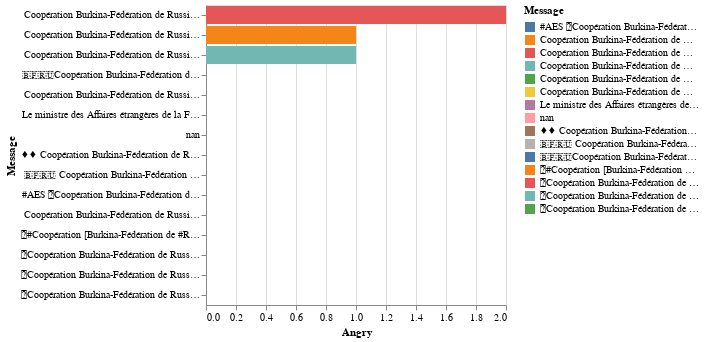

Notebook cell for this chart:
### Code cell
# Top 15 Messages having received high number of Angry
data_Ls=data.pivot_table(values=['Angry'], index='Message', aggfunc=np.sum).reset_index().sort_values('Angry', ascending=False).head(15)
alt.Chart(data_Ls).mark_bar().encode(x='Angry', y=alt.Y('Message:N', sort='-x'), color='Message', tooltip=['Message']).interactive()

### Figure 1 — Vega-Lite specification as saved in the notebook (floating-point values rounded to 4 significant figures)
{"config": {"view": {"continuousWidth": 300, "continuousHeight": 300}}, "data": {"name": "data-7b930f8dc364b53f3cc29d0f5d4685ed"}, "mark": {"type": "bar"}, "encoding": {"color": {"field": "Message", "type": "nominal"}, "tooltip": [{"field": "Message", "type": "nominal"}], "x": {"field": "Angry", "type": "quantitative"}, "y": {"field": "Message", "sort": "-x", "type": "nominal"}}, "params": [{"name": "param_6", "select": {"type": "interval", "encodings": ["x", "y"]}, "bind": "scales"}], "$schema": "https://vega.github.io/schema/vega-lite/v5.8.0.json", "datasets": {"data-7b930f8dc364b53f3cc29d0f5d4685ed": [{"Message": "Coopération Burkina-Fédération de Russie : le ministre Sergueï LAVROV fait Commandeur de l’Ordre de l’Etalon (Ouagadougou, 5 juin 2024). Le ministre des Affaires étrangères de la Fédération de Russie, Sergueï LAVROV, en visite d'amitié et de travail au Burkina Faso, a été élevé à titre exceptionnel, au rang de Commandeur de l’Ordre de l’Etalon au Palais de Koulouba, ce mercredi dans la matinée. C’était à l’issue d’une audience accordée par le Président du Faso, le Capitaine Ibrahim TRAORE. L'intégralité sur ce lien : ", "Angry": 2}, {"Message": "Coopération Burkina-Fédération de Russie : le ministre Sergueï LAVROV fait Commandeur de l’Ordre de l’Etalon (Ouagadougou, 5 juin 2024). Le ministre des Affaires étrangères de la Fédération de Russie, Sergueï LAVROV, en visite d'amitié et de travail au Burkina Faso, a été élevé à titre exceptionnel, au rang de Commandeur de l’Ordre de l’Etalon au Palais de Koulouba, ce mercredi dans la matinée. C’était à l’issue d’une audience accordée par le Président du Faso, le Capitaine Ibrahim TRAORE.", "Angry": 1}, {"Message": "Coopération Burkina-Fédération de Russie : le ministre Sergueï LAVROV fait Commandeur de l’Ordre de l’Etalon (Ouagadougou, 5 juin 2024). Le ministre des Affaires étrangères de la Fédération de Russie, Sergueï LAVROV, en visite d'amitié et de travail au Burkina Faso, a été élevé à titre exceptionnel, au rang de Commandeur de l’Ordre de l’Etalon au Palais de Koulouba, ce mercredi dans la matinée. C’était à l’issue d’une audience accordée par le Président du Faso, le Capitaine Ibrahim TRAORE. Suivez La Page 👉👉👉 Cherif 227 .....", "Angry": 1}, {"Message": "🇧🇫🇷🇺Coopération Burkina-Fédération de Russie : le ministre Sergueï LAVROV fait Commandeur de l’Ordre de l’Etalon (Ouagadougou, 5 juin 2024). Le ministre des Affaires étrangères de la Fédération de Russie, Sergueï LAVROV, en visite d'amitié et de travail au Burkina Faso, a été élevé à titre exceptionnel, au rang de Commandeur de l’Ordre de l’Etalon au Palais de Koulouba, ce mercredi dans la matinée. C’était à l’issue d’une audience accordée par le Président du Faso, le Capitaine Ibrahim TRAORE. Présidence du Faso", "Angry": 0}, {"Message": "Coopération Burkina-Fédération de Russie : le ministre Sergueï LAVROV fait Commandeur de l’Ordre de l’Etalon. Plus de détails en commentaire 👇", "Angry": 0}, {"Message": "Le ministre des Affaires étrangères de la Fédération de Russie, Sergueï LAVROV, en visite d'amitié et de travail au Burkina Faso, a été élevé à titre exceptionnel, au rang de Commandeur de l’Ordre de l’Etalon au Palais de Koulouba, ce mercredi dans la matinée. C’était à l’issue d’une audience accordée par le Président du Faso, le Capitaine Ibrahim TRAORE.", "Angry": 0}, {"Message": "nan", "Angry": 0}, {"Message": "♦️♦️ Coopération Burkina-Fédération de Russie : le ministre Sergueï LAVROV fait Commandeur de l’Ordre de l’Etalon (Ouagadougou, 5 juin 2024). Le ministre des Affaires étrangères de la Fédération de Russie, Sergueï LAVROV, en visite d'amitié et de travail au Burkina Faso, a été élevé à titre exceptionnel, au rang de Commandeur de l’Ordre de l’Etalon au Palais de Koulouba, ce mercredi dans la matinée. C’était à l’issue d’une audience accordée par le Président du Faso, le Capitaine Ibrahim TRAORE.", "Angry": 0}, {"Message": "🇧🇫🇷🇺 Coopération Burkina-Fédération de Russie : Le ministre Sergueï LAVROV fait Commandeur de l’Ordre de l’Etalon", "Angry": 0}, {"Message": "#AES 🚨Coopération Burkina-Fédération de Russie : le ministre Sergueï LAVROV fait Commandeur de l’Ordre de l’Etalon (Ouagadougou, 5 juin 2024). Le ministre des Affaires étrangères de la Fédération de Russie, Sergueï LAVROV, en visite d'amitié et de travail au Burkina Faso, a été élevé à titre exceptionnel, au rang de Commandeur de l’Ordre de l’Etalon au Palais de Koulouba, ce mercredi dans la matinée. C’était à l’issue d’une audience accordée par le Président du Faso, le Capitaine Ibrahim TRAORE. Présidence du Faso #patrioteniger international", "Angry": 0}, {"Message": "Coopération Burkina-Fédération de Russie : le ministre Sergueï LAVROV fait Commandeur de l’Ordre de l’Etalon Le ministre des Affaires étrangères de la Fédération de Russie, Sergueï LAVROV, en visite d'amitié et de travail au Burkina Faso, a été élevé à titre exceptionnel, au rang de Commandeur de l’Ordre de l’Etalon au Palais de Koulouba, dans la matinée de ce mercredi 5 juin 2024. C’était à l’issue d’une audience accordée par le Président du Faso, le Capitaine Ibrahim TRAORE, informe la présidence du Faso. Radarsburkina.net", "Angry": 0}, {"Message": "📌#Coopération [Burkina-Fédération de #Russie ]: le ministre Sergueï LAVROV fait Commandeur de l’Ordre de l’Etalon 🔶Le ministre des Affaires étrangères de la Fédération de Russie, Sergueï LAVROV, en visite d'amitié et de travail au Burkina Faso, a été élevé à titre exceptionnel, au rang de Commandeur de l’Ordre de l’Etalon au Palais de Koulouba, ce mercredi dans la matinée. C’était à l’issue d’une audience accordée par le Président du Faso, le Capitaine Ibrahim TRAORE. 🔶« Nous avons eu un entretien très utile avec le Président du Faso. Le Chef de l’Etat a expliqué les mesures qui sont prises par son gouvernement dans le cadre de la lutte contre le terrorisme et la restauration de l’autorité de l’Etat et de l’intégrité territoriale », a indiqué le ministre russe des Affaires étrangères au sortir de son entretien avec le Chef de l’Etat. 🔶Selon lui, des projets de développement dans le domaine social et économique ont été aussi au centre des échanges avec le Capitaine TRAORE. M. LAVROV a réaffirmé le soutien de son pays à ces différents projets exposés par le Chef de l’Etat. Ces projets s’inscrivent dans le cadre des accords signés entre les présidents POUTINE et TRAORE lors du sommet de Saint Pétersbourg en juillet 2023. La coopération dans le secteur minier, de la formation professionnelle, du commerce, de l’agriculture, de la santé ont fait l’objet d’échanges fructueux entre le Président du Faso et son hôte du jour. Dans le domaine agricole, il a annoncé la contribution de son pays à la production d’engrais et sur le plan sanitaire, la construction d’un laboratoire de détection des maladies infectieuses. 🔶« Nous allons continuer aussi notre coopération et notre soutien en matière militaire et technique, et la livraison des armes pour augmenter les capacités opérationnelles et de combat de l’armée », a ajouté Sergueï LAVROV. Les deux parties ont confirmé leur volonté de renforcer leur coopération au niveau des organisations internationales notamment à l’ONU. C’est dans cette optique que la Russie, selon le ministre LAVROV, apprécie beaucoup la position « objective et juste » du président burkinabè au sujet de la question ukrainienne. 🔶« De notre côté, nous sommes prêts à apporter notre soutien pour la cause juste des Africains qui tentent de se débrasser de l’influence néocoloniale », a affirmé le chef de la diplomatie russe. Il a salué et exprimé le soutien de son pays à l’Alliance des Etats du Sahel (AES), créée par le Burkina Faso, le Mali et le Niger. Direction de la communication de la Présidence du Faso www.topinfosplus.com:=:", "Angry": 0}, {"Message": "🔴Coopération Burkina-Fédération de Russie : Le ministre Sergueï LAVROV fait Commandeur de l’Ordre de l’Etalon Le ministre des Affaires étrangères de la Fédération de Russie, Sergueï LAVROV, en visite d'amitié et de travail au Burkina Faso, a été élevé à titre exceptionnel, au rang de Commandeur de l’Ordre de l’Etalon au Palais de Koulouba, ce mercredi 5 juin 2024. C’était à l’issue d’une audience accordée par le Président du Faso, le Capitaine Ibrahim TRAORE. « Nous avons eu un entretien très utile avec le Président du Faso. Le Chef de l’Etat a expliqué les mesures qui sont prises par son gouvernement dans le cadre de la lutte contre le terrorisme et la restauration de l’autorité de l’Etat et de l’intégrité territoriale », a indiqué le ministre russe des Affaires étrangères au sortir de son entretien avec le Chef de l’Etat. Selon lui, des projets de développement dans le domaine social et économique ont été aussi au centre des échanges avec le Capitaine TRAORE. M. LAVROV a réaffirmé le soutien de son pays à ces différents projets exposés par le Chef de l’Etat. Ces projets s’inscrivent dans le cadre des accords signés entre les présidents POUTINE et TRAORE lors du sommet de Saint Pétersbourg en juillet 2023.👇👇👇 ", "Angry": 0}, {"Message": "🔴Coopération Burkina-Fédération de Russie : le ministre Sergueï LAVROV fait Commandeur de l’Ordre de l’Etalon (Ouagadougou, 5 juin 2024). Le ministre des Affaires étrangères de la Fédération de Russie, Sergueï LAVROV, en visite d'amitié et de travail au Burkina Faso, a été élevé à titre exceptionnel, au rang de Commandeur de l’Ordre de l’Etalon au Palais de Koulouba, ce mercredi dans la matinée. C’était à l’issue d’une audience accordée par le Président du Faso, le Capitaine Ibrahim TRAORE. Présidence du Faso Abonnez-vous à Afree Times", "Angry": 0}, {"Message": "🔴Coopération Burkina-Fédération de Russie : le ministre Sergueï LAVROV fait Commandeur de l’Ordre de l’Etalon Le ministre des Affaires étrangères de la Fédération de Russie, Sergueï LAVROV, en visite d'amitié et de travail au Burkina Faso, a été élevé à titre exceptionnel, au rang de Commandeur de l’Ordre de l’Etalon au Palais de Koulouba, ce mercredi dans la matinée. C’était à l’issue d’une audience accordée par le Président du Faso, le Capitaine Ibrahim TRAORE. « Nous avons eu un entretien très utile avec le Président du Faso. Le Chef de l’Etat a expliqué les mesures qui sont prises par son gouvernement dans le cadre de la lutte contre le terrorisme et la restauration de l’autorité de l’Etat et de l’intégrité territoriale », a indiqué le ministre russe des Affaires étrangères au sortir de son entretien avec le Chef de l’Etat. Selon lui, des projets de développement dans le domaine social et économique ont été aussi au centre des échanges avec le Capitaine TRAORE. M. LAVROV a réaffirmé le soutien de son pays à ces différents projets exposés par le Chef de l’Etat. Ces projets s’inscrivent dans le cadre des accords signés entre les présidents POUTINE et TRAORE lors du sommet de Saint Pétersbourg en juillet 2023. La coopération dans le secteur minier, de la formation professionnelle, du commerce, de l’agriculture, de la santé ont fait l’objet d’échanges fructueux entre le Président du Faso et son hôte du jour. Dans le domaine agricole, il a annoncé la contribution de son pays à la production d’engrais et sur le plan sanitaire, la construction d’un laboratoire de détection des maladies infectieuses. « Nous allons continuer aussi notre coopération et notre soutien en matière militaire et technique, et la livraison des armes pour augmenter les capacités opérationnelles et de combat de l’armée », a ajouté Sergueï LAVROV. Les deux parties ont confirmé leur volonté de renforcer leur coopération au niveau des organisations internationale", "Angry": 0}]}}
